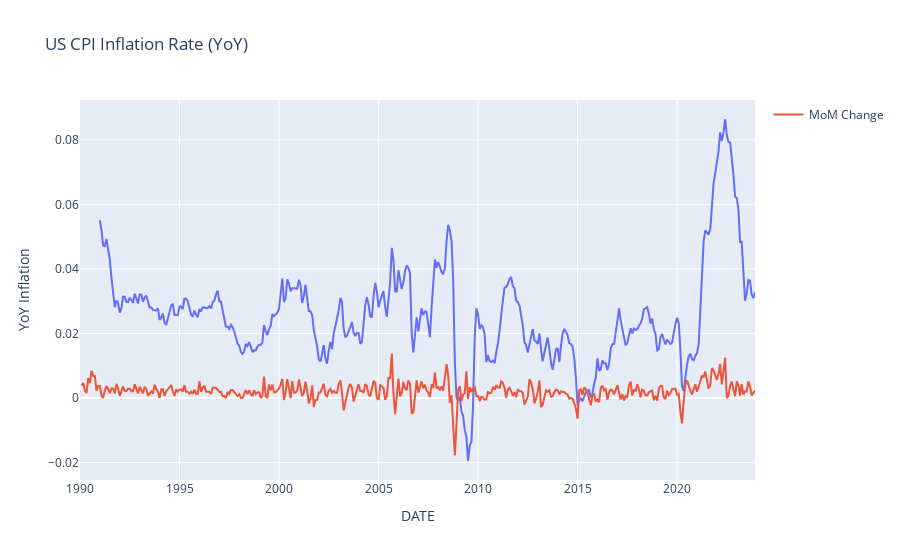

Notebook code cell kept with this figure:
### Code cell
import plotly.express as px

fig = px.line(cpi_data, x=cpi_data.index, y='last_12m', title='US CPI Inflation Rate (YoY)', labels={'last_12m':'YoY Inflation' })
fig.add_scatter(x=cpi_data.index, y=cpi_data['MoM_Change'], mode='lines', name='MoM Change')

fig.show()

### Figure 1 — Plotly figure (JSON) as saved in the notebook; plotly's stock layout.template omitted (floating-point values rounded to 4 significant figures; data arrays with more than 128 entries replaced by an {"elided": "..."} marker saying what was removed)
{"data": [{"hovertemplate": "DATE=%{x}<br>YoY Inflation=%{y}<extra></extra>", "legendgroup": "", "line": {"color": "#636efa", "dash": "solid"}, "marker": {"symbol": "circle"}, "mode": "lines", "name": "", "orientation": "v", "showlegend": false, "type": "scatter", "x": {"elided": "408 str values"}, "xaxis": "x", "y": {"elided": "408 float values"}, "yaxis": "y"}, {"mode": "lines", "name": "MoM Change", "type": "scatter", "x": {"elided": "408 str values"}, "y": {"elided": "408 float values"}}], "layout": {"legend": {"tracegroupgap": 0}, "title": {"text": "US CPI Inflation Rate (YoY)"}, "xaxis": {"anchor": "y", "domain": [0, 1], "title": {"text": "DATE"}}, "yaxis": {"anchor": "x", "domain": [0, 1], "title": {"text": "YoY Inflation"}}}}
